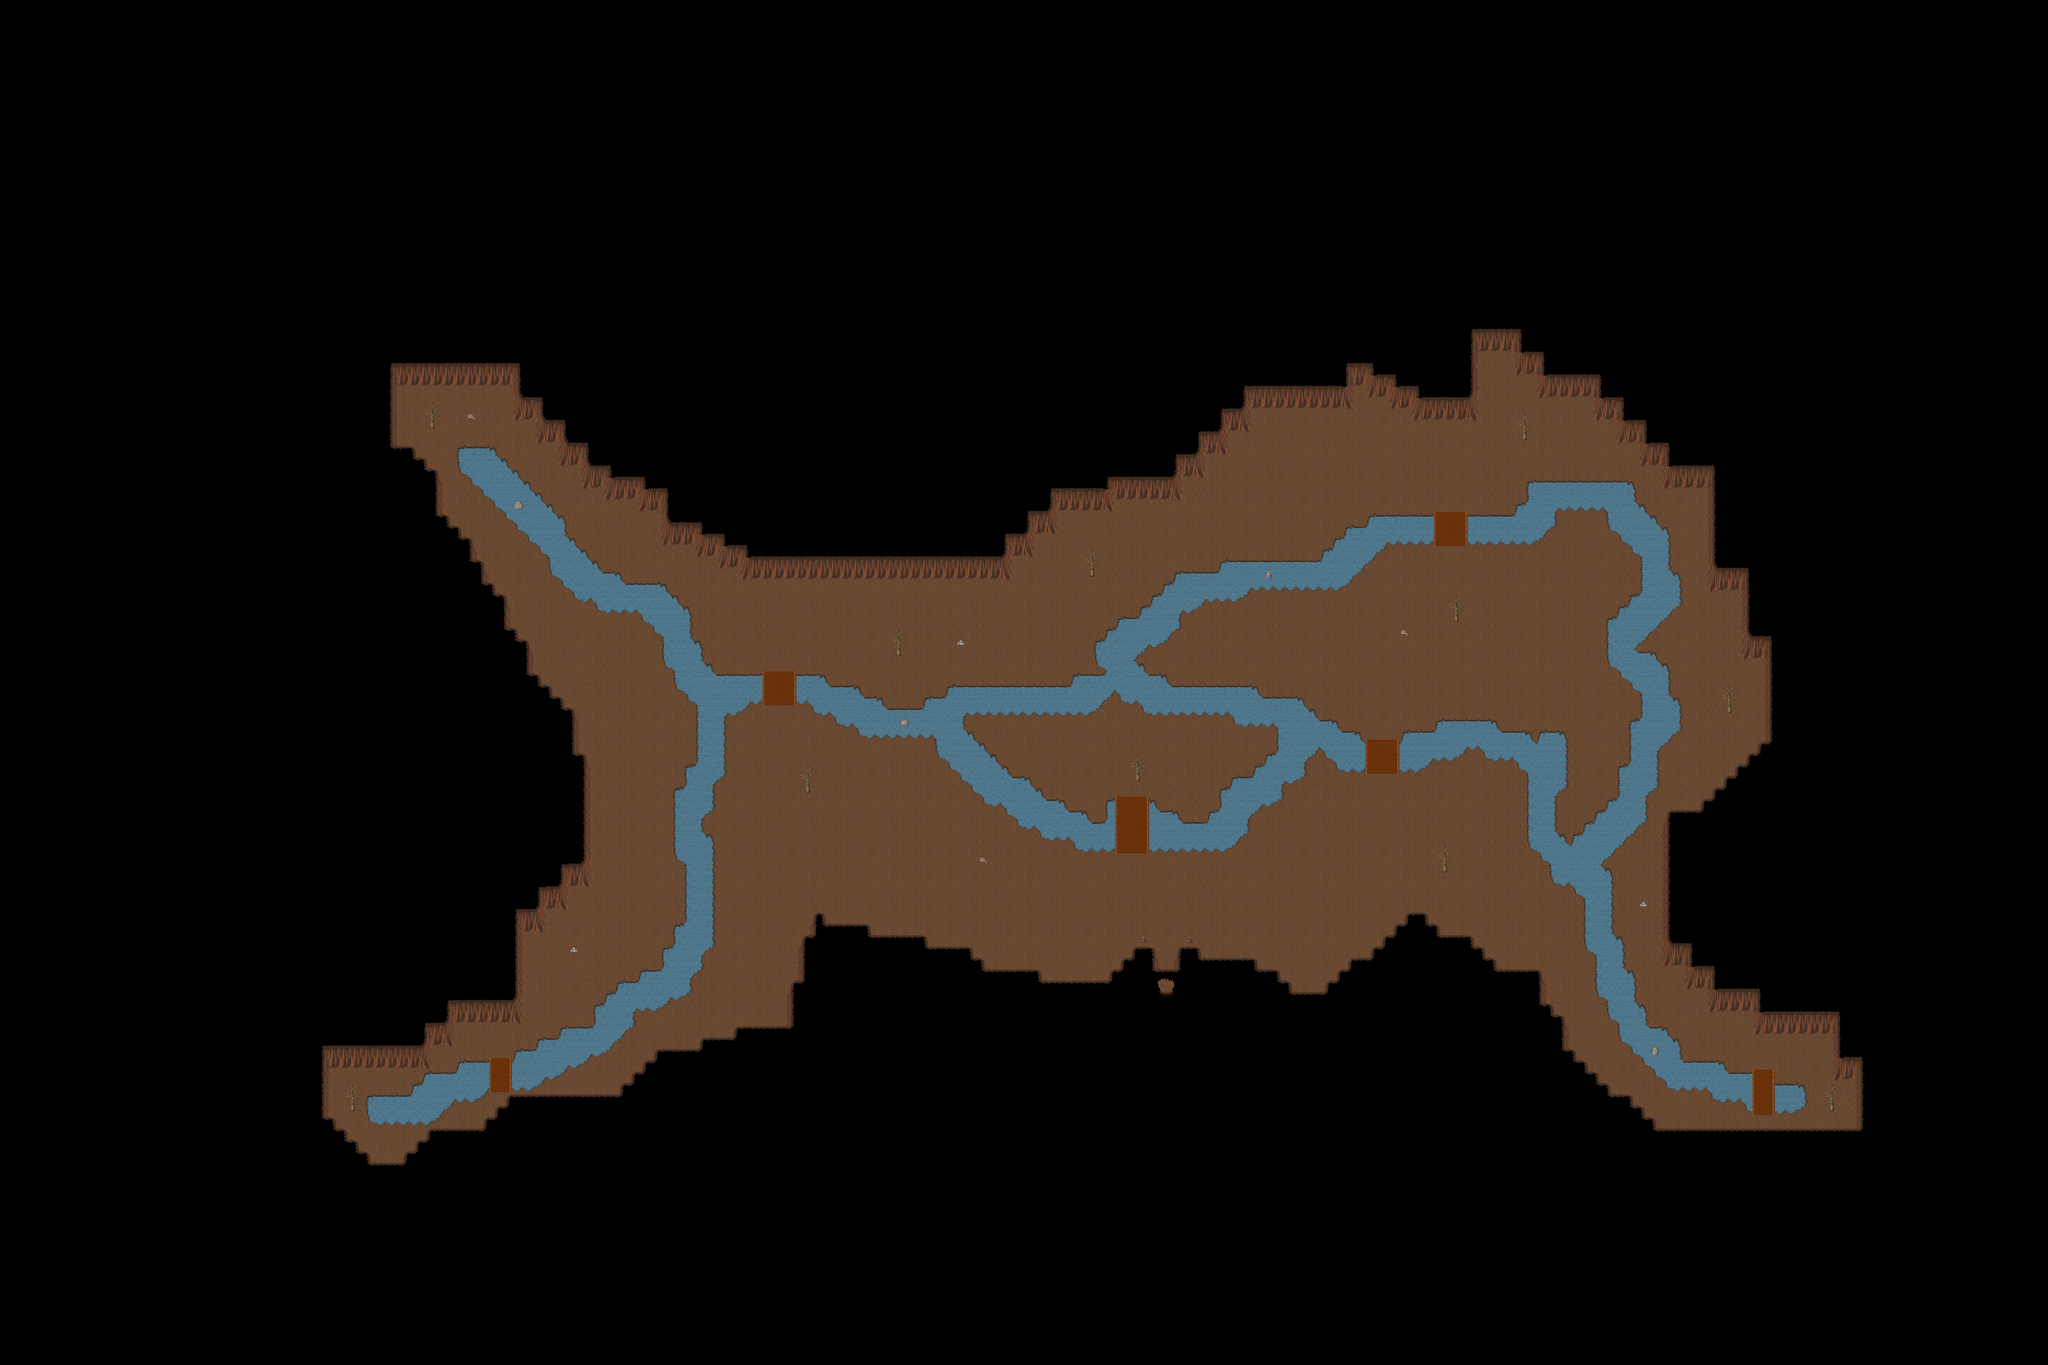

This game map was drawn from its Tiled (.tmx) file and the tilesets committed beside it. A one-line description and the trimmed map source follow:
An orthogonal 180x120 tile map with 32x32 px tiles, 5 tile layers (Ground, Ground2, Ground3, Fringe, ...), 2 hidden layers not drawn, 5 tilesets and 7 objects (6x spawn, warp).

<map version="1.4" tiledversion="1.4.1" orientation="orthogonal" renderorder="right-down" width="180" height="120" tilewidth="32" tileheight="32" infinite="0" nextlayerid="9" nextobjectid="16">
 <properties>
  <property name="background0image" value="graphics/images/spit23loginwallpaper_800x600.png" />
  <property name="author" value="Pydsigner, Jesusalva, TMW2/LoF Team" />
  <property name="license" value="GPL v2 ; CC BY-SA 3.0" />
  <property name="manaplus version" value="2" />
  <property name="minimap" value="graphics/minimaps/018-4-1.png" />
  <property name="music" value="eric_matyas_surreal.ogg" />
  <property name="name" value="Secret Island Cave" />
  <property name="overlay0image" value="graphics/images/ambient/spotlight.png" />
  <property name="overlay0keepratio" value="true" />
 </properties>
 <tileset firstgid="1" name="woodland_ground" tilewidth="32" tileheight="32" tilecount="256" columns="16">
  <image source="../graphics/tilesets/woodland_ground.png" width="512" height="512" />
  <terraintypes>
   <terrain name="Brick" tile="83" />
  </terraintypes>
  <tile id="66" terrain=",,,0" />
  <tile id="67" terrain=",,0,0" />
  <tile id="68" terrain=",,0," />
  <tile id="80" terrain="0,0,0," />
  <tile id="81" terrain="0,0,,0" />
  <tile id="82" terrain=",0,,0" />
  <tile id="83" terrain="0,0,0,0" />
  <tile id="84" terrain="0,,0," />
  <tile id="96" terrain="0,,0,0" />
  <tile id="97" terrain=",0,0,0" />
  <tile id="98" terrain=",0,," />
  <tile id="99" terrain="0,0,," />
  <tile id="100" terrain="0,,," />
 </tileset>
 <tileset firstgid="257" name="collision" tilewidth="32" tileheight="32" tilecount="9" columns="3">
  <image source="../graphics/tilesets/collision.png" width="96" height="96" />
 </tileset>
 <tileset firstgid="266" name="cave" tilewidth="32" tileheight="32" tilecount="128" columns="16">
  <image source="../graphics/tilesets/cave.png" width="512" height="256" />
  <terraintypes>
   <terrain name="Brick" tile="110" />
  </terraintypes>
  <tile id="91" terrain="0,0,0," />
  <tile id="92" terrain="0,0,,0" />
  <tile id="93" terrain=",,,0" />
  <tile id="94" terrain=",,0,0" />
  <tile id="95" terrain=",,0," />
  <tile id="107" terrain="0,,0,0" />
  <tile id="108" terrain=",0,0,0" />
  <tile id="109" terrain=",0,,0" />
  <tile id="110" terrain="0,0,0,0" />
  <tile id="111" terrain="0,,0," />
  <tile id="125" terrain=",0,," />
  <tile id="126" terrain="0,0,," />
  <tile id="127" terrain="0,,," />
 </tileset>
 <tileset firstgid="394" source="../graphics/tilesets/cave_x2.tsx" />
 <tileset firstgid="410" source="../graphics/tilesets/woodland_x3.tsx" />
 <layer id="1" name="Ground" width="180" height="120">
  <data>[21600 cells, 21600 non-empty, 26 distinct tile ids]</data>
 </layer>
 <layer id="2" name="Ground2" width="180" height="120">
  <data>[21600 cells, 1240 non-empty, 15 distinct tile ids]</data>
 </layer>
 <layer id="3" name="Ground3" width="180" height="120">
  <data>[21600 cells, 60 non-empty, 7 distinct tile ids]</data>
 </layer>
 <layer id="4" name="Fringe" width="180" height="120">
  <data>[21600 cells, 35 non-empty, 7 distinct tile ids]</data>
 </layer>
 <layer id="5" name="Over" width="180" height="120">
  <data>[21600 cells, 242 non-empty, 6 distinct tile ids]</data>
 </layer>
 <layer id="6" name="Collision" width="180" height="120" visible="0">
  <properties>
   <property name="music" value="" />
   <property name="name" value="sicave" />
  </properties>
  <data>[21600 cells, 17734 non-empty, 1 distinct tile ids]</data>
 </layer>
 <layer id="7" name="Heights" width="180" height="120" visible="0">
  <data>[21600 cells, 0 non-empty, 0 distinct tile ids]</data>
 </layer>
 <objectgroup id="8" name="Objects">
  <object id="9" name="To Outside" type="warp" x="3264" y="2752" width="32" height="32">
   <properties>
    <property name="dest_map" value="018-4" />
    <property name="dest_x" type="int" value="99" />
    <property name="dest_y" type="int" value="100" />
   </properties>
  </object>
  <object id="12" name="Cave Snake" type="spawn" x="928" y="992" width="4288" height="2304">
   <properties>
    <property name="death" value="3000" />
    <property name="max_beings" value="15" />
    <property name="monster_id" value="1035" />
    <property name="spawn" value="9000" />
   </properties>
  </object>
  <object id="11" name="Golden Scorpion" type="spawn" x="928" y="2112" width="4288" height="1184">
   <properties>
    <property name="death" value="5000" />
    <property name="max_beings" value="7" />
    <property name="monster_id" value="1078" />
    <property name="spawn" value="10000" />
   </properties>
  </object>
  <object id="10" name="Giant Mutated Bat" type="spawn" x="1984" y="992" width="2624" height="1120">
   <properties>
    <property name="death" value="300000" />
    <property name="max_beings" value="2" />
    <property name="monster_id" value="1044" />
    <property name="spawn" value="100000" />
   </properties>
  </object>
  <object id="13" name="Black Mamba" type="spawn" x="3680" y="640" width="1792" height="2848">
   <properties>
    <property name="death" value="50000" />
    <property name="max_beings" value="3" />
    <property name="monster_id" value="1174" />
    <property name="spawn" value="100000" />
   </properties>
  </object>
  <object id="14" name="Troll" type="spawn" x="768" y="640" width="1792" height="2848">
   <properties>
    <property name="death" value="90000" />
    <property name="max_beings" value="2" />
    <property name="monster_id" value="1171" />
    <property name="spawn" value="90000" />
   </properties>
  </object>
  <object id="15" name="Shadow Plant" type="spawn" x="3232" y="1760" width="1376" height="256">
   <properties>
    <property name="death" value="30000" />
    <property name="max_beings" value="3" />
    <property name="monster_id" value="1189" />
    <property name="spawn" value="30000" />
   </properties>
  </object>
 </objectgroup>
</map>
